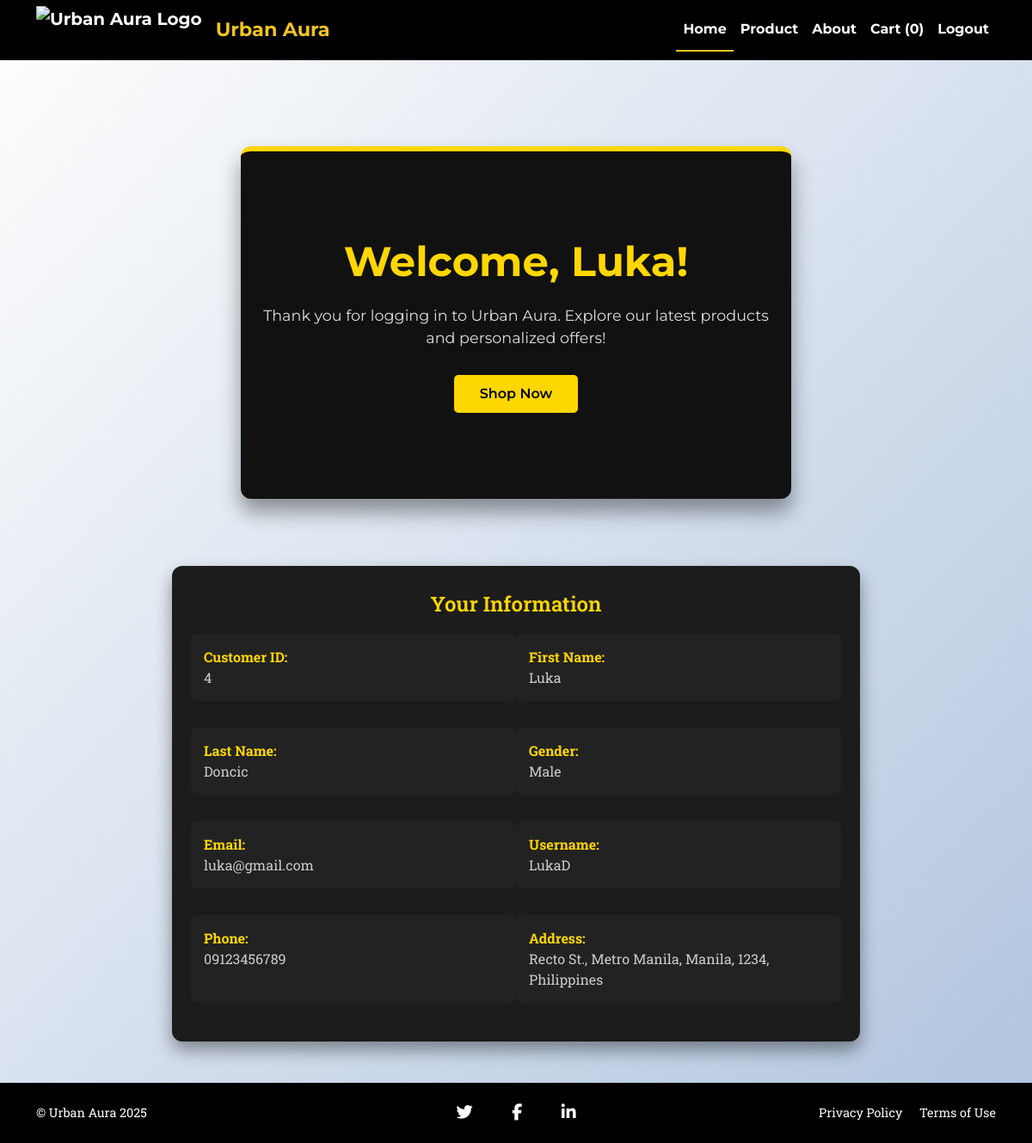
Page /welcome.php (signed in) on the committed database.
### tables this page shows
CREATE TABLE `customer` (
  `customer_id` int(11) NOT NULL,
  `first_name` varchar(50) NOT NULL,
  `last_name` varchar(50) NOT NULL,
  `gender` enum('Male','Female','Other') DEFAULT NULL,
  `email` varchar(100) NOT NULL,
  `username` varchar(50) NOT NULL,
  `password` varchar(255) NOT NULL,
  `phone` varchar(20) DEFAULT NULL,
  `address` varchar(255) DEFAULT NULL
);

### welcome.php (the view, shortened to what this page needs)
<?php
$customer_id = $_SESSION['customer_id'];
$conn = new mysqli("localhost", "root", "", "online_merchandise");
$stmt = $conn->prepare("SELECT customer_id, first_name, last_name, gender, email, username, phone, address FROM Customer WHERE customer_id = ?");
$stmt->bind_param("i", $customer_id);
$stmt->execute();
$result = $stmt->get_result();
$user = $result->fetch_assoc();
$session_id = session_id();
if ($customer_id) {
    $stmt = $conn->prepare("SELECT SUM(quantity) AS total FROM Cart WHERE customer_id = ?");
    $stmt->bind_param("i", $customer_id);
} else {
    $stmt = $conn->prepare("SELECT SUM(quantity) AS total FROM Cart WHERE session_id = ?");
    $stmt->bind_param("s", $session_id);
}
$stmt->execute();
$cart_count = $stmt->get_result()->fetch_assoc()['total'] ?? 0;
?>
<!DOCTYPE html>
<html lang="en">
<head>
  <link href="https://cdn.jsdelivr.net/npm/bootstrap@5.2.3/dist/css/bootstrap.min.css" rel="stylesheet" />
  <link href="https://cdnjs.cloudflare.com/ajax/libs/font-awesome/6.5.0/css/all.min.css" rel="stylesheet" />
</head>
<body>
<nav class="navbar navbar-expand-lg navbar-dark fixed-top" id="mainNav">
  <div class="container">
    <a class="navbar-brand d-flex align-items-center" href="product.php">
      <img src="assets/img/logo.png" alt="Urban Aura Logo" style="height: 55px;" />
      <span class="ms-3 fw-bold" style="color: #f0c420; font-size: 1.4rem;">Urban Aura</span>
    </a>
    <div class="collapse navbar-collapse" id="navbarResponsive">
      <ul class="navbar-nav ms-auto">
        <li class="nav-item"><a class="nav-link active" href="welcome.php">Home</a></li>
        <li class="nav-item"><a class="nav-link" href="product.php?sort=newest">Product</a></li>
        <li class="nav-item"><a class="nav-link" href="about.php">About</a></li>
        <li class="nav-item"><a class="nav-link" href="cart.php">Cart (<?= htmlspecialchars($cart_count) ?>)</a></li>
        <?php if ($customer_id): ?>
          <li class="nav-item"><a class="nav-link" href="logout.php">Logout</a></li>
        <?php else: ?>
          <li class="nav-item"><a class="nav-link" href="regform.php">Register/Login</a></li>
        <?php endif; ?>
      </ul>
    </div>
  </div>
</nav>
<section class="hero-section">
  <h1>Welcome, <?= htmlspecialchars($user['first_name']) ?>!</h1>
  <p>Thank you for logging in to Urban Aura. Explore our latest products and personalized offers!</p>
  <a href="product.php" class="btn btn-explore">Shop Now</a>
</section>
<div class="info-card mt-5">
  <h4>Your Information</h4>
  <div class="row row-cols-1 row-cols-md-2 g-3">
    <?php
    $fields = [
      'Customer ID' => 'customer_id',
      'First Name' => 'first_name',
      'Last Name' => 'last_name',
      'Gender' => 'gender',
      'Email' => 'email',
      'Username' => 'username',
      'Phone' => 'phone',
      'Address' => 'address',
    ];
    foreach ($fields as $label => $key): ?>
      <div>
        <strong><?= htmlspecialchars($label) ?>:</strong><br>
        <span><?= htmlspecialchars($user[$key]) ?></span>
      </div>
    <?php endforeach; ?>
  </div>
</div>
<footer class="footer mt-5">
  <div class="container">
    <div class="row align-items-center">
      <div class="col-lg-4 text-lg-start">© Urban Aura 2025</div>
      <div class="col-lg-4 my-3 my-lg-0 text-center">
        <a class="btn btn-social mx-2" href="#!" aria-label="Twitter"><i class="fab fa-twitter"></i></a>
        <a class="btn btn-social mx-2" href="#!" aria-label="Facebook"><i class="fab fa-facebook-f"></i></a>
        <a class="btn btn-social mx-2" href="#!" aria-label="LinkedIn"><i class="fab fa-linkedin-in"></i></a>
      </div>
      <div class="col-lg-4 text-lg-end">
        <a class="link-light text-decoration-none me-3" href="#!">Privacy Policy</a>
        <a class="link-light text-decoration-none" href="#!">Terms of Use</a>
      </div>
    </div>
  </div>
</footer>
</body>
</html>

### welcome.php (style rules this page uses)
html, body { height: 100%; margin: 0; display: flex; flex-direction: column; font-family: 'Roboto Slab', serif; background: linear-gradient(to bottom right, #fdfdfd, #b0c4de); color: #000; padding-top: 70px; }
#mainNav { background-color: #000 !important; height: 70px; font-family: 'Montserrat', sans-serif; }
#mainNav .navbar-brand, #mainNav .nav-link { color: white !important; font-weight: 700; }
#mainNav .navbar-brand img { max-height: 55px; margin-top: -1px; }
#mainNav .navbar-nav .nav-link { padding-top: 0.75rem; padding-bottom: 0.75rem; }
.navbar-nav .nav-link.active { color: #f0c420 !important; border-bottom: 2px solid #f0c420; }
.hero-section { padding: 100px 20px; background: #111; text-align: center; border-top: 6px solid gold; border-radius: 12px; box-shadow: 0 15px 25px rgba(0, 0, 0, 0.4); margin: 30px auto; max-width: 900px; color: gold; font-family: 'Montserrat', sans-serif; }
.hero-section h1 { font-size: 3rem; font-weight: 700; margin-bottom: 20px; }
.hero-section p { font-size: 1.1rem; color: #ddd; max-width: 600px; margin: 0 auto 30px; }
.btn-explore { background-color: gold; color: black; padding: 10px 30px; font-weight: 600; border: none; border-radius: 5px; transition: background-color 0.3s ease, transform 0.2s ease; }
.info-card { background: #1c1c1c; padding: 30px; border-radius: 12px; box-shadow: 0 10px 20px rgba(0,0,0,0.4); color: #ccc; max-width: 800px; margin: auto; }
.info-card h4 { color: gold; font-weight: 600; margin-bottom: 20px; text-align: center; }
.info-card .row > div { background: #222; border-radius: 8px; padding: 15px; margin-bottom: 15px; }
.info-card strong { color: gold; }
footer { background-color: #000; font-size: 0.9rem; color: white; padding: 1rem 0; margin-top: auto; }
.btn-social i { font-size: 1.2rem; color: white; }

### rows in the picture
customer: first_name "Luka", customer_id "4", last_name "Doncic", gender "Male", email "luka@gmail.com", username "LukaD", phone "09123456789", address "Recto St., Metro Manila, Manila, 1234, Philippines"

### other values in the picture
$cart_count "0"
$label "Customer ID"
$label "First Name"
$label "Last Name"
$label "Gender"
$label "Email"
$label "Username"
$label "Phone"
$label "Address"
